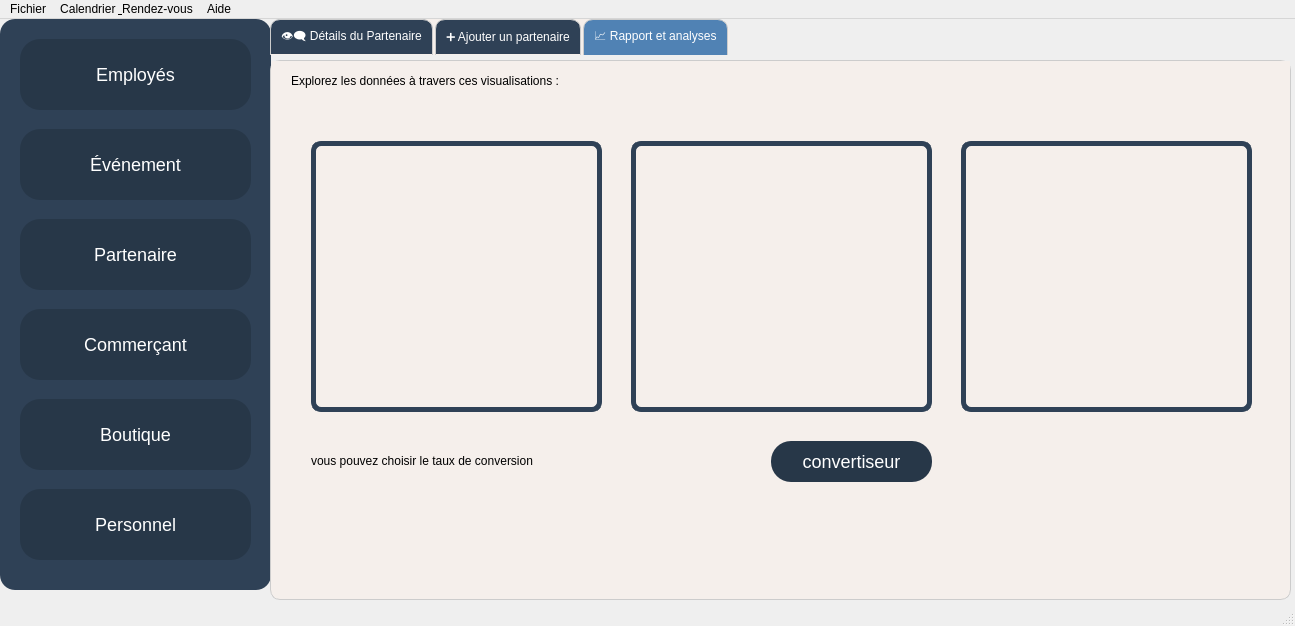
<?xml version="1.0" encoding="UTF-8"?>
<ui version="4.0">
 <class>partenaire</class>
 <widget class="QMainWindow" name="partenaire">
  <property name="geometry">
   <rect>
    <x>0</x>
    <y>0</y>
    <width>1295</width>
    <height>626</height>
   </rect>
  </property>
  <property name="windowTitle">
   <string>Gestion des Employés</string>
  </property>
  <widget class="QWidget" name="centralwidget">
   <widget class="QWidget" name="widget" native="true">
    <property name="geometry">
     <rect>
      <x>0</x>
      <y>0</y>
      <width>271</width>
      <height>571</height>
     </rect>
    </property>
    <property name="styleSheet">
     <string notr="true">
       QWidget {
          background-color:rgb(47, 65, 86);
          border-radius: 15px;
      }
      QPushButton {
          background-color: rgb(39, 55, 72);
          border-radius: 20px;
          color: white;
          font-size: 18px;
          padding: 10px;
          border: none;
      }
      QPushButton:hover {
          background-color: rgb(80, 130, 180);
      }
      QPushButton:pressed {
          background-color: rgb(60, 110, 160);
      }
     </string>
    </property>
    <widget class="QPushButton" name="pushButton_5">
     <property name="geometry">
      <rect>
       <x>20</x>
       <y>20</y>
       <width>231</width>
       <height>71</height>
      </rect>
     </property>
     <property name="text">
      <string>Employés</string>
     </property>
     <property name="icon">
      <iconset resource="ressource.qrc">
       <normaloff>/home/zouari_omar/Downloads/gestionPartenaires/image/emp.png</normaloff>/home/zouari_omar/Downloads/gestionPartenaires/image/emp.png</iconset>
     </property>
     <property name="iconSize">
      <size>
       <width>70</width>
       <height>70</height>
      </size>
     </property>
    </widget>
    <widget class="QPushButton" name="pushButton_6">
     <property name="geometry">
      <rect>
       <x>20</x>
       <y>110</y>
       <width>231</width>
       <height>71</height>
      </rect>
     </property>
     <property name="text">
      <string>Événement</string>
     </property>
     <property name="icon">
      <iconset resource="ressource.qrc">
       <normaloff>/home/zouari_omar/Downloads/gestionPartenaires/image/even.png</normaloff>/home/zouari_omar/Downloads/gestionPartenaires/image/even.png</iconset>
     </property>
     <property name="iconSize">
      <size>
       <width>70</width>
       <height>70</height>
      </size>
     </property>
    </widget>
    <widget class="QPushButton" name="pushButton_7">
     <property name="geometry">
      <rect>
       <x>20</x>
       <y>200</y>
       <width>231</width>
       <height>71</height>
      </rect>
     </property>
     <property name="text">
      <string>Partenaire</string>
     </property>
     <property name="icon">
      <iconset resource="ressource.qrc">
       <normaloff>/home/zouari_omar/Downloads/gestionPartenaires/image/part.png</normaloff>/home/zouari_omar/Downloads/gestionPartenaires/image/part.png</iconset>
     </property>
     <property name="iconSize">
      <size>
       <width>70</width>
       <height>70</height>
      </size>
     </property>
    </widget>
    <widget class="QPushButton" name="pushButton_8">
     <property name="geometry">
      <rect>
       <x>20</x>
       <y>290</y>
       <width>231</width>
       <height>71</height>
      </rect>
     </property>
     <property name="text">
      <string>Commerçant</string>
     </property>
     <property name="icon">
      <iconset resource="ressource.qrc">
       <normaloff>/home/zouari_omar/Downloads/gestionPartenaires/image/com.png</normaloff>/home/zouari_omar/Downloads/gestionPartenaires/image/com.png</iconset>
     </property>
     <property name="iconSize">
      <size>
       <width>70</width>
       <height>70</height>
      </size>
     </property>
    </widget>
    <widget class="QPushButton" name="pushButton_9">
     <property name="geometry">
      <rect>
       <x>20</x>
       <y>380</y>
       <width>231</width>
       <height>71</height>
      </rect>
     </property>
     <property name="text">
      <string>Boutique</string>
     </property>
     <property name="icon">
      <iconset resource="ressource.qrc">
       <normaloff>/home/zouari_omar/Downloads/gestionPartenaires/image/bout.png</normaloff>/home/zouari_omar/Downloads/gestionPartenaires/image/bout.png</iconset>
     </property>
     <property name="iconSize">
      <size>
       <width>70</width>
       <height>70</height>
      </size>
     </property>
    </widget>
    <widget class="QPushButton" name="pushButton_10">
     <property name="geometry">
      <rect>
       <x>20</x>
       <y>470</y>
       <width>231</width>
       <height>71</height>
      </rect>
     </property>
     <property name="text">
      <string>Personnel</string>
     </property>
     <property name="icon">
      <iconset resource="ressource.qrc">
       <normaloff>/home/zouari_omar/Downloads/gestionPartenaires/image/pers.png</normaloff>/home/zouari_omar/Downloads/gestionPartenaires/image/pers.png</iconset>
     </property>
     <property name="iconSize">
      <size>
       <width>70</width>
       <height>70</height>
      </size>
     </property>
    </widget>
   </widget>
   <widget class="QTabWidget" name="tabWidget">
    <property name="geometry">
     <rect>
      <x>270</x>
      <y>0</y>
      <width>1021</width>
      <height>581</height>
     </rect>
    </property>
    <property name="styleSheet">
     <string notr="true">
           QWidget {
          background-color:rgb(245, 239, 235);
          border-radius: 15px;
            }
      QTabWidget::pane {
        border: 1px solid #ccc;
        background-color: rgb(245, 239, 235);
        border-radius: 10px;
        margin-top: 5px;
      }
      QTabBar::tab {
        background: rgb(47, 65, 86);
        color: white;
        padding: 10px;
        border: 1px solid #ccc;
        border-bottom-color: rgb(245, 239, 235);
        border-top-left-radius: 10px;
        border-top-right-radius: 10px;
        margin-right: 2px;
        font: 10pt &quot;Comic Sans MS&quot;;
      }
      QTabBar::tab:selected {
        background: rgb(80, 130, 180);
        border-bottom-color: rgb(80, 130, 180);
        color: white;
      }
      QTabBar::tab:hover {
        background: rgb(60, 110, 160);
      }
    </string>
    </property>
    <property name="currentIndex">
     <number>2</number>
    </property>
    <widget class="QWidget" name="tab_3">
     <attribute name="title">
      <string>👁️‍🗨️ Détails du Partenaire</string>
     </attribute>
     <widget class="QWidget" name="widget_8" native="true">
      <property name="geometry">
       <rect>
        <x>60</x>
        <y>-10</y>
        <width>561</width>
        <height>91</height>
       </rect>
      </property>
      <layout class="QHBoxLayout" name="horizontalLayout_4">
       <item>
        <widget class="QFrame" name="frame_4">
         <property name="styleSheet">
          <string notr="true">color: rgb(200, 217, 230);
background-color: rgb(200, 217, 230);</string>
         </property>
         <property name="frameShape">
          <enum>QFrame::Shape::StyledPanel</enum>
         </property>
         <property name="frameShadow">
          <enum>QFrame::Shadow::Raised</enum>
         </property>
         <layout class="QHBoxLayout" name="horizontalLayout_5">
          <item>
           <widget class="QLabel" name="label_18">
            <property name="text">
             <string>🔍</string>
            </property>
           </widget>
          </item>
          <item>
           <widget class="QLabel" name="label_19">
            <property name="styleSheet">
             <string notr="true">color: rgb(0, 0, 0);
font: 10pt &quot;Comic Sans MS&quot;;</string>
            </property>
            <property name="text">
             <string>Rechercher un partenaire :</string>
            </property>
           </widget>
          </item>
          <item>
           <widget class="QLineEdit" name="lineEdit_6">
            <property name="styleSheet">
             <string notr="true">background-color: rgb(255, 255, 255);</string>
            </property>
           </widget>
          </item>
          <item>
           <widget class="QPushButton" name="valider">
            <property name="styleSheet">
             <string notr="true">QPushButton {
    background-color: rgb(0, 170, 127); /* Vert turquoise */
    color: rgb(0, 0, 0); /* Texte noir */
    font: bold 12pt &quot;Comic Sans MS&quot;;
    border-radius: 12px;
    padding: 8px 15px;
    border: 2px solid rgb(0, 140, 100); /* Bordure légèrement plus foncée */
}

/* Effet au survol */
QPushButton:hover {
    background-color: rgb(0, 200, 150); /* Vert plus clair */
    border: 2px solid rgb(0, 170, 127);
}

/* Effet lors du clic */
QPushButton:pressed {
    background-color: rgb(0, 140, 100); /* Vert foncé */
    border: 2px solid rgb(0, 120, 90);
}
</string>
            </property>
            <property name="text">
             <string>valider</string>
            </property>
           </widget>
          </item>
         </layout>
        </widget>
       </item>
      </layout>
     </widget>
     <widget class="QWidget" name="widget_9" native="true">
      <property name="geometry">
       <rect>
        <x>630</x>
        <y>10</y>
        <width>301</width>
        <height>61</height>
       </rect>
      </property>
      <layout class="QHBoxLayout" name="horizontalLayout_6">
       <item>
        <widget class="QLabel" name="label_20">
         <property name="styleSheet">
          <string notr="true">color: rgb(0, 0, 0);
font: 10pt &quot;Comic Sans MS&quot;;</string>
         </property>
         <property name="text">
          <string>trier par</string>
         </property>
        </widget>
       </item>
       <item>
        <widget class="QComboBox" name="comboBox_2">
         <property name="styleSheet">
          <string notr="true">QComboBox {
    color: rgb(0, 0, 0); /* Texte noir */
    font: 12pt &quot;Comic Sans MS&quot;;
    background-color: rgb(200, 217, 230); /* Bleu clair */
    border: 2px solid rgb(150, 180, 200); /* Bordure bleutée */
    border-radius: 8px;
    padding: 5px;
}

/* Au survol */
QComboBox:hover {
    background-color: rgb(220, 230, 240); /* Bleu plus clair */
}

/* Lorsqu'on clique pour ouvrir la liste */
QComboBox::drop-down {
    border: none;
    background: transparent;
}

/* Flèche déroulante */
QComboBox::down-arrow {
    image: url(:/icons/down-arrow.png); /* Remplace par le chemin de ton icône */
    width: 14px;
    height: 14px;
}

/* Liste déroulante */
QComboBox QAbstractItemView {
    background-color: rgb(200, 217, 230);
    border: 1px solid rgb(150, 180, 200);
    selection-background-color: rgb(170, 200, 220); /* Bleu plus foncé pour l'élément sélectionné */
    selection-color: black;
}
</string>
         </property>
         <item>
          <property name="text">
           <string>nom de partenaire</string>
          </property>
         </item>
         <item>
          <property name="text">
           <string>secteur</string>
          </property>
         </item>
         <item>
          <property name="text">
           <string>date de signiature </string>
          </property>
         </item>
        </widget>
       </item>
      </layout>
     </widget>
     <widget class="QLabel" name="label_icon_3">
      <property name="geometry">
       <rect>
        <x>940</x>
        <y>0</y>
        <width>71</width>
        <height>71</height>
       </rect>
      </property>
      <property name="pixmap">
       <pixmap resource="ressource.qrc">/home/zouari_omar/Downloads/gestionPartenaires/image/logo.png</pixmap>
      </property>
      <property name="scaledContents">
       <bool>true</bool>
      </property>
     </widget>
     <widget class="QTableView" name="tableView">
      <property name="geometry">
       <rect>
        <x>20</x>
        <y>90</y>
        <width>971</width>
        <height>361</height>
       </rect>
      </property>
      <property name="styleSheet">
       <string notr="true">background-color: rgb(200, 217, 230);
      border: 7px solid rgb(47, 65, 86); /* Bordure de 5px avec une couleur */
      border-radius: 10px; /* Coins arrondis */
      padding: 10px; /* Espace intérieur */
    </string>
      </property>
     </widget>
     <widget class="QPushButton" name="pushButton_18">
      <property name="geometry">
       <rect>
        <x>40</x>
        <y>460</y>
        <width>211</width>
        <height>51</height>
       </rect>
      </property>
      <property name="styleSheet">
       <string notr="true">
            QPushButton {
                background-color: rgb(39, 55, 72);
                border-radius: 20px;
                color: white;
                font-size: 18px;
                padding: 10px;
                border: none;
                font: 11pt &quot;Comic Sans MS&quot;;
            }
            QPushButton:hover {
                background-color: rgb(80, 130, 180);
            }
            QPushButton:pressed {
                background-color: rgb(60, 110, 160);
            }
        </string>
      </property>
      <property name="text">
       <string>Exportation PDF</string>
      </property>
      <property name="icon">
       <iconset resource="ressource.qrc">
        <normaloff>/home/zouari_omar/Downloads/gestionPartenaires/image/R.jpg</normaloff>/home/zouari_omar/Downloads/gestionPartenaires/image/R.jpg</iconset>
      </property>
      <property name="iconSize">
       <size>
        <width>30</width>
        <height>30</height>
       </size>
      </property>
     </widget>
     <widget class="QPushButton" name="mod">
      <property name="geometry">
       <rect>
        <x>800</x>
        <y>120</y>
        <width>81</width>
        <height>41</height>
       </rect>
      </property>
      <property name="styleSheet">
       <string notr="true">
            QPushButton {
                background-color: rgb(39, 55, 72);
                border-radius: 20px;
                color: white;
                font-size: 18px;
                padding: 10px;
                border: none;
                font: 11pt &quot;Comic Sans MS&quot;;
            }
            QPushButton:hover {
                background-color: rgb(80, 130, 180);
            }
            QPushButton:pressed {
                background-color: rgb(60, 110, 160);
            }
        </string>
      </property>
      <property name="text">
       <string>mod</string>
      </property>
      <property name="icon">
       <iconset theme="QIcon::ThemeIcon::DocumentSaveAs"/>
      </property>
      <property name="iconSize">
       <size>
        <width>30</width>
        <height>30</height>
       </size>
      </property>
     </widget>
     <widget class="QPushButton" name="sup">
      <property name="geometry">
       <rect>
        <x>890</x>
        <y>120</y>
        <width>81</width>
        <height>41</height>
       </rect>
      </property>
      <property name="styleSheet">
       <string notr="true">
            QPushButton {
                background-color: rgb(39, 55, 72);
                border-radius: 20px;
                color: white;
                font-size: 18px;
                padding: 10px;
                border: none;
                font: 11pt &quot;Comic Sans MS&quot;;
            }
            QPushButton:hover {
                background-color: rgb(80, 130, 180);
            }
            QPushButton:pressed {
                background-color: rgb(60, 110, 160);
            }
        </string>
      </property>
      <property name="text">
       <string>sup</string>
      </property>
      <property name="icon">
       <iconset theme="QIcon::ThemeIcon::EditDelete"/>
      </property>
      <property name="iconSize">
       <size>
        <width>30</width>
        <height>30</height>
       </size>
      </property>
     </widget>
     <widget class="QLabel" name="label_21">
      <property name="geometry">
       <rect>
        <x>60</x>
        <y>120</y>
        <width>151</width>
        <height>21</height>
       </rect>
      </property>
      <property name="styleSheet">
       <string notr="true">font: 9pt &quot;Comic Sans MS&quot;;
color: rgb(0, 0, 0);</string>
      </property>
      <property name="text">
       <string>Tech Innov Solutions</string>
      </property>
     </widget>
    </widget>
    <widget class="QWidget" name="tab">
     <attribute name="title">
      <string>➕ Ajouter un partenaire</string>
     </attribute>
     <widget class="QWidget" name="widget_2" native="true">
      <property name="geometry">
       <rect>
        <x>0</x>
        <y>0</y>
        <width>1031</width>
        <height>571</height>
       </rect>
      </property>
      <property name="styleSheet">
       <string notr="true">
            QWidget {
          background-color:rgb(245, 239, 235);
          border-radius: 15px;
            }
     
      </string>
      </property>
      <widget class="QWidget" name="widget_3" native="true">
       <property name="geometry">
        <rect>
         <x>130</x>
         <y>20</y>
         <width>771</width>
         <height>511</height>
        </rect>
       </property>
       <property name="styleSheet">
        <string notr="true">background-color: rgb(208, 190, 169);</string>
       </property>
       <widget class="QLabel" name="label_2">
        <property name="geometry">
         <rect>
          <x>20</x>
          <y>40</y>
          <width>231</width>
          <height>20</height>
         </rect>
        </property>
        <property name="styleSheet">
         <string notr="true">font: 12pt &quot;Comic Sans MS&quot;;
color: rgb(0, 0, 0);</string>
        </property>
        <property name="text">
         <string>Nom de Partenaires :</string>
        </property>
       </widget>
       <widget class="QLabel" name="label_3">
        <property name="geometry">
         <rect>
          <x>20</x>
          <y>120</y>
          <width>211</width>
          <height>20</height>
         </rect>
        </property>
        <property name="styleSheet">
         <string notr="true">font: 12pt &quot;Comic Sans MS&quot;;
color: rgb(0, 0, 0);</string>
        </property>
        <property name="text">
         <string>Secteur :</string>
        </property>
       </widget>
       <widget class="QLabel" name="label_5">
        <property name="geometry">
         <rect>
          <x>20</x>
          <y>200</y>
          <width>211</width>
          <height>20</height>
         </rect>
        </property>
        <property name="styleSheet">
         <string notr="true">font: 12pt &quot;Comic Sans MS&quot;;
color: rgb(0, 0, 0);</string>
        </property>
        <property name="text">
         <string>type de partenariat :</string>
        </property>
       </widget>
       <widget class="QLabel" name="label_7">
        <property name="geometry">
         <rect>
          <x>440</x>
          <y>260</y>
          <width>251</width>
          <height>20</height>
         </rect>
        </property>
        <property name="styleSheet">
         <string notr="true">font: 12pt &quot;Comic Sans MS&quot;;
color: rgb(0, 0, 0);</string>
        </property>
        <property name="text">
         <string>Montant investi :</string>
        </property>
       </widget>
       <widget class="QLabel" name="label_8">
        <property name="geometry">
         <rect>
          <x>30</x>
          <y>310</y>
          <width>251</width>
          <height>20</height>
         </rect>
        </property>
        <property name="styleSheet">
         <string notr="true">font: 12pt &quot;Comic Sans MS&quot;;
color: rgb(0, 0, 0);</string>
        </property>
        <property name="text">
         <string>Etat du contart :</string>
        </property>
       </widget>
       <widget class="QLineEdit" name="lineEdit">
        <property name="geometry">
         <rect>
          <x>20</x>
          <y>67</y>
          <width>311</width>
          <height>41</height>
         </rect>
        </property>
        <property name="styleSheet">
         <string notr="true">background-color: rgb(175, 153, 126);</string>
        </property>
       </widget>
       <widget class="QDateTimeEdit" name="dateTimeEdit_2">
        <property name="geometry">
         <rect>
          <x>440</x>
          <y>188</y>
          <width>271</width>
          <height>41</height>
         </rect>
        </property>
        <property name="styleSheet">
         <string notr="true">background-color: rgb(175, 153, 126);</string>
        </property>
       </widget>
       <widget class="QLineEdit" name="lineEdit_4">
        <property name="geometry">
         <rect>
          <x>440</x>
          <y>297</y>
          <width>271</width>
          <height>41</height>
         </rect>
        </property>
        <property name="styleSheet">
         <string notr="true">background-color: rgb(175, 153, 126);</string>
        </property>
       </widget>
       <widget class="QRadioButton" name="radioButton">
        <property name="geometry">
         <rect>
          <x>20</x>
          <y>350</y>
          <width>112</width>
          <height>26</height>
         </rect>
        </property>
        <property name="styleSheet">
         <string notr="true">font: 12pt &quot;Comic Sans MS&quot;;
color: rgb(0, 0, 0);</string>
        </property>
        <property name="text">
         <string>actif</string>
        </property>
       </widget>
       <widget class="QRadioButton" name="radioButton_2">
        <property name="geometry">
         <rect>
          <x>190</x>
          <y>350</y>
          <width>112</width>
          <height>26</height>
         </rect>
        </property>
        <property name="styleSheet">
         <string notr="true">font: 12pt &quot;Comic Sans MS&quot;;
color: rgb(0, 0, 0);</string>
        </property>
        <property name="text">
         <string>En attente</string>
        </property>
       </widget>
       <widget class="QPushButton" name="pushButton_3">
        <property name="geometry">
         <rect>
          <x>220</x>
          <y>410</y>
          <width>111</width>
          <height>41</height>
         </rect>
        </property>
        <property name="styleSheet">
         <string notr="true">QPushButton {
   color: rgb(0, 0, 0);
   font: 12pt &quot;Comic Sans MS&quot;;
   background-color: rgb(175, 153, 126);
   border-radius: 14px; 
   padding: 5px; 
}

QPushButton:hover {
    background-color: rgb(255, 228, 196); /* Beige légèrement plus clair au survol */
}

QPushButton:pressed {
    background-color: rgb(222, 184, 135); /* Beige plus foncé au clic */
}
        </string>
        </property>
        <property name="text">
         <string>Valider</string>
        </property>
       </widget>
       <widget class="QPushButton" name="pushButton_4">
        <property name="geometry">
         <rect>
          <x>390</x>
          <y>410</y>
          <width>111</width>
          <height>41</height>
         </rect>
        </property>
        <property name="styleSheet">
         <string notr="true">
            QPushButton {
   color: rgb(0, 0, 0);
   font: 12pt &quot;Comic Sans MS&quot;;
   background-color: rgb(175, 153, 126);
   border-radius: 14px; 
   padding: 5px; 
            }
            QPushButton:hover {
                background-color: rgb(220, 70, 70); /* Rouge plus clair au survol */
            }
            QPushButton:pressed {
                background-color: rgb(180, 30, 30); /* Rouge foncé lorsqu'on clique */
            }
        </string>
        </property>
        <property name="text">
         <string>Annuler</string>
        </property>
       </widget>
       <widget class="QComboBox" name="comboBox">
        <property name="geometry">
         <rect>
          <x>20</x>
          <y>240</y>
          <width>301</width>
          <height>41</height>
         </rect>
        </property>
        <property name="styleSheet">
         <string notr="true">background-color: rgb(175, 153, 126);
font: 10pt &quot;Comic Sans MS&quot;;</string>
        </property>
        <item>
         <property name="text">
          <string>sponsoring</string>
         </property>
        </item>
        <item>
         <property name="text">
          <string>publicite</string>
         </property>
        </item>
        <item>
         <property name="text">
          <string>service</string>
         </property>
        </item>
       </widget>
       <widget class="QLabel" name="label_4">
        <property name="geometry">
         <rect>
          <x>440</x>
          <y>40</y>
          <width>271</width>
          <height>20</height>
         </rect>
        </property>
        <property name="styleSheet">
         <string notr="true">font: 12pt &quot;Comic Sans MS&quot;;
color: rgb(0, 0, 0);</string>
        </property>
        <property name="text">
         <string>Date de signiature de contrat :</string>
        </property>
       </widget>
       <widget class="QDateTimeEdit" name="dateTimeEdit">
        <property name="geometry">
         <rect>
          <x>440</x>
          <y>78</y>
          <width>271</width>
          <height>41</height>
         </rect>
        </property>
        <property name="styleSheet">
         <string notr="true">background-color: rgb(175, 153, 126);</string>
        </property>
       </widget>
       <widget class="QLabel" name="label_6">
        <property name="geometry">
         <rect>
          <x>440</x>
          <y>150</y>
          <width>251</width>
          <height>20</height>
         </rect>
        </property>
        <property name="styleSheet">
         <string notr="true">font: 12pt &quot;Comic Sans MS&quot;;
color: rgb(0, 0, 0);</string>
        </property>
        <property name="text">
         <string>Date d'expiration du contrat :</string>
        </property>
       </widget>
       <widget class="QLineEdit" name="lineEdit_2">
        <property name="geometry">
         <rect>
          <x>20</x>
          <y>150</y>
          <width>311</width>
          <height>41</height>
         </rect>
        </property>
        <property name="styleSheet">
         <string notr="true">background-color: rgb(175, 153, 126);</string>
        </property>
       </widget>
      </widget>
      <widget class="QColumnView" name="columnView">
       <property name="geometry">
        <rect>
         <x>100</x>
         <y>0</y>
         <width>341</width>
         <height>51</height>
        </rect>
       </property>
       <property name="styleSheet">
        <string notr="true">background-color: rgb(175, 153, 126);</string>
       </property>
      </widget>
      <widget class="QLabel" name="label_icon">
       <property name="geometry">
        <rect>
         <x>950</x>
         <y>0</y>
         <width>71</width>
         <height>71</height>
        </rect>
       </property>
       <property name="pixmap">
        <pixmap resource="ressource.qrc">/home/zouari_omar/Downloads/gestionPartenaires/image/logo.png</pixmap>
       </property>
       <property name="scaledContents">
        <bool>true</bool>
       </property>
      </widget>
      <widget class="QLabel" name="label">
       <property name="geometry">
        <rect>
         <x>120</x>
         <y>10</y>
         <width>291</width>
         <height>20</height>
        </rect>
       </property>
       <property name="styleSheet">
        <string notr="true">font: 14pt &quot;Comic Sans MS&quot;;
background-color: rgb(175, 153, 126);
color: rgb(0, 0, 0);</string>
       </property>
       <property name="text">
        <string>Ajouter des partenaires :</string>
       </property>
      </widget>
     </widget>
    </widget>
    <widget class="QWidget" name="tab_2">
     <attribute name="title">
      <string>📈 Rapport et analyses</string>
     </attribute>
     <widget class="QWidget" name="widget_7" native="true">
      <property name="geometry">
       <rect>
        <x>0</x>
        <y>-10</y>
        <width>1021</width>
        <height>541</height>
       </rect>
      </property>
      <property name="styleSheet">
       <string notr="true">            QWidget {
          background-color:rgb(245, 239, 235);
          border-radius: 15px;
            }
     
      </string>
      </property>
      <widget class="QLabel" name="label_12">
       <property name="geometry">
        <rect>
         <x>40</x>
         <y>90</y>
         <width>291</width>
         <height>271</height>
        </rect>
       </property>
       <property name="styleSheet">
        <string notr="true">
      border: 5px solid rgb(47, 65, 86); /* Bordure de 5px avec une couleur */
      border-radius: 10px; /* Coins arrondis */
      padding: 10px; /* Espace intérieur */
    </string>
       </property>
       <property name="text">
        <string/>
       </property>
       <property name="pixmap">
        <pixmap resource="ressource.qrc">/home/zouari_omar/Downloads/gestionPartenaires/image/stat1.png</pixmap>
       </property>
       <property name="scaledContents">
        <bool>true</bool>
       </property>
      </widget>
      <widget class="QLabel" name="label_13">
       <property name="geometry">
        <rect>
         <x>360</x>
         <y>90</y>
         <width>301</width>
         <height>271</height>
        </rect>
       </property>
       <property name="styleSheet">
        <string notr="true">
      border: 5px solid rgb(47, 65, 86); /* Bordure de 5px avec une couleur */
      border-radius: 10px; /* Coins arrondis */
      padding: 10px; /* Espace intérieur */
    </string>
       </property>
       <property name="text">
        <string/>
       </property>
       <property name="pixmap">
        <pixmap resource="ressource.qrc">/home/zouari_omar/Downloads/gestionPartenaires/image/stat2.png</pixmap>
       </property>
       <property name="scaledContents">
        <bool>true</bool>
       </property>
      </widget>
      <widget class="QLabel" name="label_14">
       <property name="geometry">
        <rect>
         <x>690</x>
         <y>90</y>
         <width>291</width>
         <height>271</height>
        </rect>
       </property>
       <property name="styleSheet">
        <string notr="true">
      border: 5px solid rgb(47, 65, 86); /* Bordure de 5px avec une couleur */
      border-radius: 10px; /* Coins arrondis */
      padding: 10px; /* Espace intérieur */
    </string>
       </property>
       <property name="text">
        <string/>
       </property>
       <property name="pixmap">
        <pixmap resource="ressource.qrc">/home/zouari_omar/Downloads/gestionPartenaires/image/stat3.png</pixmap>
       </property>
       <property name="scaledContents">
        <bool>true</bool>
       </property>
      </widget>
      <widget class="QLabel" name="label_15">
       <property name="geometry">
        <rect>
         <x>20</x>
         <y>20</y>
         <width>551</width>
         <height>20</height>
        </rect>
       </property>
       <property name="styleSheet">
        <string notr="true">color: rgb(0, 0, 0);
font: 14pt &quot;Comic Sans MS&quot;;</string>
       </property>
       <property name="text">
        <string>Explorez les données à travers ces visualisations :</string>
       </property>
      </widget>
      <widget class="QLabel" name="label_icon_2">
       <property name="geometry">
        <rect>
         <x>940</x>
         <y>10</y>
         <width>71</width>
         <height>71</height>
        </rect>
       </property>
       <property name="pixmap">
        <pixmap resource="ressource.qrc">/home/zouari_omar/Downloads/gestionPartenaires/image/logo.png</pixmap>
       </property>
       <property name="scaledContents">
        <bool>true</bool>
       </property>
      </widget>
      <widget class="QPushButton" name="convertiseur">
       <property name="geometry">
        <rect>
         <x>500</x>
         <y>390</y>
         <width>161</width>
         <height>41</height>
        </rect>
       </property>
       <property name="styleSheet">
        <string notr="true">
            QPushButton {
                background-color: rgb(39, 55, 72);
                border-radius: 20px;
                color: white;
                font-size: 18px;
                padding: 10px;
                border: none;
                font: 11pt &quot;Comic Sans MS&quot;;
            }
            QPushButton:hover {
                background-color: rgb(80, 130, 180);
            }
            QPushButton:pressed {
                background-color: rgb(60, 110, 160);
            }
        </string>
       </property>
       <property name="text">
        <string>convertiseur</string>
       </property>
      </widget>
      <widget class="QLabel" name="label_16">
       <property name="geometry">
        <rect>
         <x>40</x>
         <y>399</y>
         <width>451</width>
         <height>21</height>
        </rect>
       </property>
       <property name="styleSheet">
        <string notr="true">color: rgb(0, 0, 0);
font: 14pt &quot;Comic Sans MS&quot;;</string>
       </property>
       <property name="text">
        <string>vous pouvez choisir le taux de conversion</string>
       </property>
      </widget>
     </widget>
    </widget>
   </widget>
  </widget>
  <widget class="QMenuBar" name="menubar">
   <property name="geometry">
    <rect>
     <x>0</x>
     <y>0</y>
     <width>1295</width>
     <height>25</height>
    </rect>
   </property>
   <widget class="QMenu" name="menuAide">
    <property name="title">
     <string>Aide</string>
    </property>
    <addaction name="action_A_propos"/>
   </widget>
   <widget class="QMenu" name="menuFichier">
    <property name="title">
     <string>Fichier</string>
    </property>
    <addaction name="action_Param_tres"/>
    <addaction name="action_Profil_Utilisateur"/>
    <addaction name="action_D_connexion"/>
   </widget>
   <widget class="QMenu" name="menu_Calendrier_Rendez_vous">
    <property name="title">
     <string>Calendrier &amp; Rendez-vous</string>
    </property>
   </widget>
   <addaction name="menuFichier"/>
   <addaction name="menu_Calendrier_Rendez_vous"/>
   <addaction name="menuAide"/>
  </widget>
  <widget class="QStatusBar" name="statusbar"/>
  <action name="action_A_propos">
   <property name="text">
    <string>❓A propos</string>
   </property>
  </action>
  <action name="action_Profil_Utilisateur">
   <property name="text">
    <string>👤 Profil Utilisateur </string>
   </property>
  </action>
  <action name="action_Param_tres">
   <property name="text">
    <string>⚙️ Paramètres </string>
   </property>
  </action>
  <action name="action_D_connexion">
   <property name="text">
    <string>🚪 Déconnexion</string>
   </property>
  </action>
 </widget>
 <resources>
  <include location="ressource.qrc"/>
 </resources>
 <connections/>
</ui>
